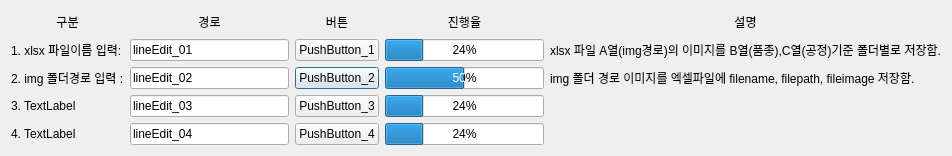
<?xml version="1.0" encoding="UTF-8"?>
<ui version="4.0">
 <class>Dialog</class>
 <widget class="QDialog" name="Dialog">
  <property name="geometry">
   <rect>
    <x>0</x>
    <y>0</y>
    <width>952</width>
    <height>156</height>
   </rect>
  </property>
  <property name="windowTitle">
   <string>SEO</string>
  </property>
  <property name="windowIcon">
   <iconset>
    <normaloff>../../Pictures/seo.jpg</normaloff>../../Pictures/seo.jpg</iconset>
  </property>
  <layout class="QVBoxLayout" name="verticalLayout">
   <item>
    <layout class="QGridLayout" name="gridLayout">
     <item row="4" column="1">
      <widget class="QLineEdit" name="lineEdit_3">
       <property name="text">
        <string>lineEdit_03</string>
       </property>
      </widget>
     </item>
     <item row="2" column="4">
      <widget class="QLabel" name="label_E1">
       <property name="text">
        <string>xlsx 파일 A열(img경로)의 이미지를 B열(품종),C열(공정)기준 폴더별로 저장함.</string>
       </property>
      </widget>
     </item>
     <item row="4" column="0">
      <widget class="QLabel" name="label_03">
       <property name="text">
        <string>3. TextLabel</string>
       </property>
      </widget>
     </item>
     <item row="6" column="1">
      <widget class="QLineEdit" name="lineEdit_4">
       <property name="text">
        <string>lineEdit_04</string>
       </property>
      </widget>
     </item>
     <item row="3" column="2">
      <widget class="QPushButton" name="pushButton_2">
       <property name="text">
        <string>PushButton_2</string>
       </property>
       <property name="autoRepeatDelay">
        <number>400</number>
       </property>
       <property name="autoRepeatInterval">
        <number>200</number>
       </property>
      </widget>
     </item>
     <item row="2" column="2">
      <widget class="QPushButton" name="pushButton_1">
       <property name="text">
        <string>PushButton_1</string>
       </property>
       <property name="autoRepeatDelay">
        <number>400</number>
       </property>
       <property name="autoRepeatInterval">
        <number>200</number>
       </property>
      </widget>
     </item>
     <item row="2" column="0">
      <widget class="QLabel" name="label_01">
       <property name="contextMenuPolicy">
        <enum>Qt::NoContextMenu</enum>
       </property>
       <property name="text">
        <string>1. xlsx 파일이름 입력:</string>
       </property>
      </widget>
     </item>
     <item row="3" column="1">
      <widget class="QLineEdit" name="lineEdit_2">
       <property name="text">
        <string>lineEdit_02</string>
       </property>
      </widget>
     </item>
     <item row="2" column="1">
      <widget class="QLineEdit" name="lineEdit_1">
       <property name="text">
        <string>lineEdit_01</string>
       </property>
      </widget>
     </item>
     <item row="2" column="3">
      <widget class="QProgressBar" name="progressBar_1">
       <property name="value">
        <number>24</number>
       </property>
      </widget>
     </item>
     <item row="6" column="2">
      <widget class="QPushButton" name="pushButton_4">
       <property name="text">
        <string>PushButton_4</string>
       </property>
       <property name="autoRepeatDelay">
        <number>400</number>
       </property>
       <property name="autoRepeatInterval">
        <number>200</number>
       </property>
      </widget>
     </item>
     <item row="6" column="0">
      <widget class="QLabel" name="label_04">
       <property name="text">
        <string>4. TextLabel</string>
       </property>
      </widget>
     </item>
     <item row="4" column="2">
      <widget class="QPushButton" name="pushButton_3">
       <property name="text">
        <string>PushButton_3</string>
       </property>
       <property name="autoRepeatDelay">
        <number>400</number>
       </property>
       <property name="autoRepeatInterval">
        <number>200</number>
       </property>
      </widget>
     </item>
     <item row="3" column="0">
      <widget class="QLabel" name="label_02">
       <property name="text">
        <string>2. img 폴더경로 입력 :</string>
       </property>
      </widget>
     </item>
     <item row="1" column="0">
      <widget class="QLabel" name="label_A">
       <property name="text">
        <string>구분</string>
       </property>
       <property name="textFormat">
        <enum>Qt::AutoText</enum>
       </property>
       <property name="scaledContents">
        <bool>false</bool>
       </property>
       <property name="alignment">
        <set>Qt::AlignCenter</set>
       </property>
       <property name="margin">
        <number>4</number>
       </property>
       <property name="indent">
        <number>-1</number>
       </property>
      </widget>
     </item>
     <item row="1" column="1">
      <widget class="QLabel" name="label_B">
       <property name="text">
        <string>경로</string>
       </property>
       <property name="textFormat">
        <enum>Qt::AutoText</enum>
       </property>
       <property name="scaledContents">
        <bool>false</bool>
       </property>
       <property name="alignment">
        <set>Qt::AlignCenter</set>
       </property>
       <property name="margin">
        <number>4</number>
       </property>
       <property name="indent">
        <number>-1</number>
       </property>
      </widget>
     </item>
     <item row="1" column="2">
      <widget class="QLabel" name="label_C">
       <property name="text">
        <string>버튼</string>
       </property>
       <property name="textFormat">
        <enum>Qt::AutoText</enum>
       </property>
       <property name="scaledContents">
        <bool>false</bool>
       </property>
       <property name="alignment">
        <set>Qt::AlignCenter</set>
       </property>
       <property name="margin">
        <number>4</number>
       </property>
       <property name="indent">
        <number>-1</number>
       </property>
      </widget>
     </item>
     <item row="1" column="3">
      <widget class="QLabel" name="label_D">
       <property name="text">
        <string>진행율</string>
       </property>
       <property name="textFormat">
        <enum>Qt::AutoText</enum>
       </property>
       <property name="scaledContents">
        <bool>false</bool>
       </property>
       <property name="alignment">
        <set>Qt::AlignCenter</set>
       </property>
       <property name="margin">
        <number>4</number>
       </property>
       <property name="indent">
        <number>-1</number>
       </property>
      </widget>
     </item>
     <item row="1" column="4">
      <widget class="QLabel" name="label_E">
       <property name="mouseTracking">
        <bool>false</bool>
       </property>
       <property name="text">
        <string>설명</string>
       </property>
       <property name="textFormat">
        <enum>Qt::AutoText</enum>
       </property>
       <property name="scaledContents">
        <bool>false</bool>
       </property>
       <property name="alignment">
        <set>Qt::AlignCenter</set>
       </property>
       <property name="margin">
        <number>4</number>
       </property>
       <property name="indent">
        <number>-1</number>
       </property>
      </widget>
     </item>
     <item row="3" column="4">
      <widget class="QLabel" name="label_E2">
       <property name="text">
        <string>img 폴더 경로 이미지를 엑셀파일에 filename, filepath, fileimage 저장함.</string>
       </property>
      </widget>
     </item>
     <item row="6" column="3">
      <widget class="QProgressBar" name="progressBar_4">
       <property name="value">
        <number>24</number>
       </property>
      </widget>
     </item>
     <item row="4" column="3">
      <widget class="QProgressBar" name="progressBar_3">
       <property name="value">
        <number>24</number>
       </property>
      </widget>
     </item>
     <item row="3" column="3">
      <widget class="QProgressBar" name="progressBar_2">
       <property name="value">
        <number>50</number>
       </property>
      </widget>
     </item>
    </layout>
   </item>
  </layout>
 </widget>
 <resources/>
 <connections/>
</ui>
